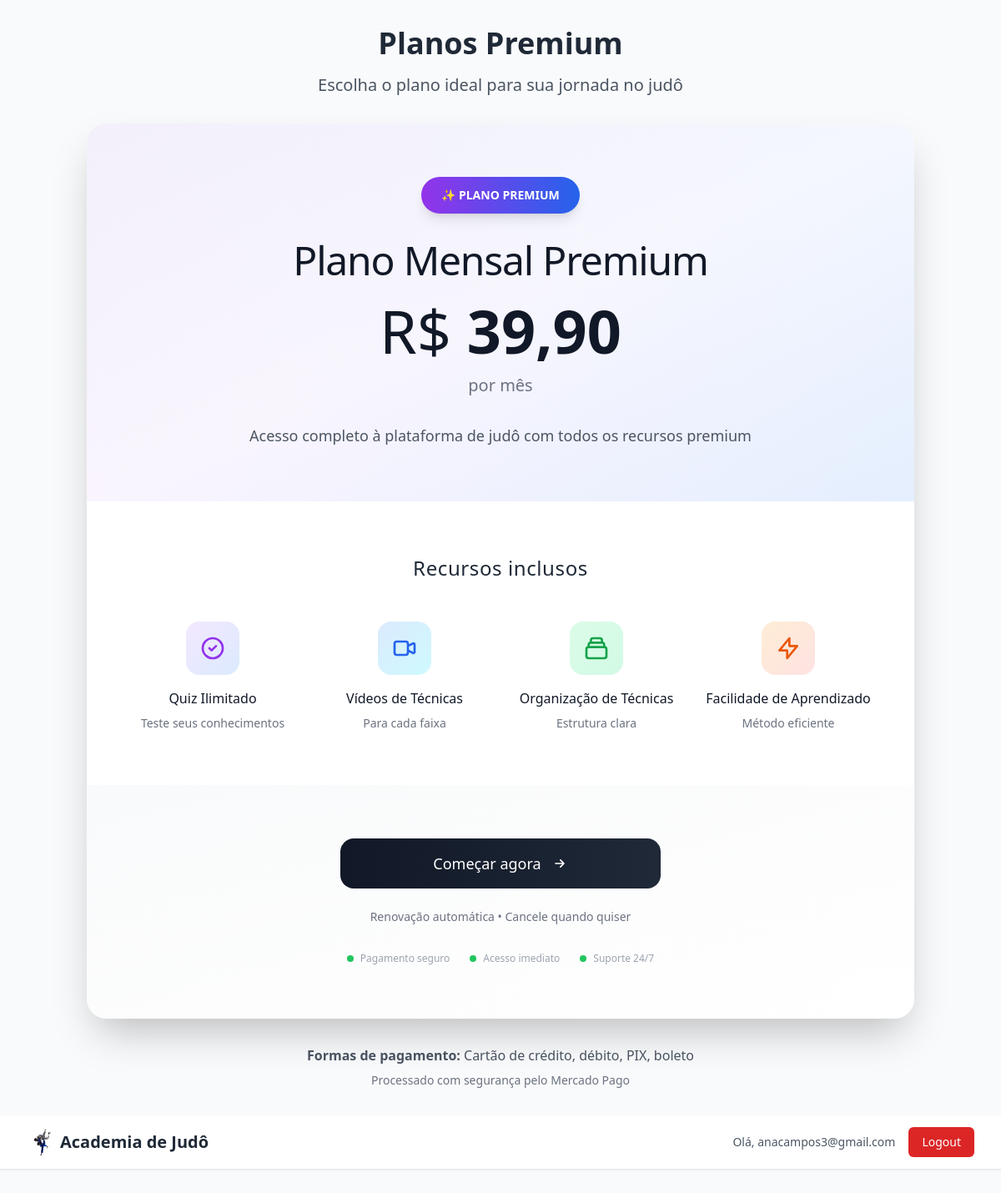
The app's page /payments/planos/ (signed in) with its own data.
### payments/models.py (models this page shows, shortened)
class PlanoPremium(models.Model):
    nome = models.CharField(max_length=100, verbose_name="Nome do plano")
    descricao = models.TextField(verbose_name="Descrição")
    preco = models.DecimalField(max_digits=10, decimal_places=2, verbose_name="Preço")
    duracao_dias = models.PositiveIntegerField(verbose_name="Duração em dias")
    ativo = models.BooleanField(default=True, verbose_name="Plano ativo")
    acesso_ilimitado_quiz = models.BooleanField(default=True, verbose_name="Acesso ilimitado ao quiz")
    relatorios_detalhados = models.BooleanField(default=True, verbose_name="Relatórios detalhados")
    suporte_prioritario = models.BooleanField(default=False, verbose_name="Suporte prioritário")
    imagem_1 = models.ImageField(upload_to='planos/imagens/', null=True, blank=True, verbose_name="Imagem 1 - Quiz e Aprendizado")
    imagem_2 = models.ImageField(upload_to='planos/imagens/', null=True, blank=True, verbose_name="Imagem 2 - Vídeos de Técnicas")
    imagem_3 = models.ImageField(upload_to='planos/imagens/', null=True, blank=True, verbose_name="Imagem 3 - Organização e Estrutura")
    data_criacao = models.DateTimeField(auto_now_add=True)
    class Meta:
        verbose_name = "Plano Premium"
        verbose_name_plural = "Planos Premium"

### payments/views.py (the view, shortened to what this page needs)
# urls.py: path('planos/', views.listar_planos, name='planos'),
@login_required
def listar_planos(request):
    plano_mensal = PlanoPremium.objects.filter(ativo=True, preco=39.90).first()
    assinatura_ativa = Assinatura.objects.filter(
        usuario=request.user,
        status='ativa',
        data_vencimento__gt=timezone.now()
    ).first()
    return render(request, 'payments/planos.html', {
        'plano': plano_mensal,  # Enviar apenas um plano
        'assinatura_ativa': assinatura_ativa
    })

### payments/security.py (called while the page is built)
    def __call__(self, request):
        response = self.get_response(request)
        response['X-Content-Type-Options'] = 'nosniff'
        response['X-Frame-Options'] = 'DENY'
        response['X-XSS-Protection'] = '1; mode=block'
        response['Strict-Transport-Security'] = 'max-age=31536000; includeSubDomains'
        response['Referrer-Policy'] = 'strict-origin-when-cross-origin'
        return response

### payments/templates/payments/planos.html (shortened to what this page needs)
{% load static %}
<!DOCTYPE html>
<html lang="pt-br">
<head>
    <script src="https://cdn.tailwindcss.com"></script>
</head>
<body class="bg-gray-50 font-sans">
<div class="container mx-auto px-4 py-8">
    <div class="text-center mb-8">
        {% if assinatura_ativa %}
            <div class="bg-green-100 border border-green-400 text-green-700 px-4 py-3 rounded mb-6">
                <h2 class="text-2xl font-bold mb-2">🎉 Você já tem acesso premium!</h2>
                <p class="text-lg">Sua assinatura está ativa até: <strong>{{ assinatura_ativa.data_vencimento|date:"d/m/Y" }}</strong></p>
                <div class="space-x-4">
                    <a href="{% url 'index' %}" class="inline-block bg-green-600 hover:bg-green-700 text-white font-bold py-2 px-6 rounded-lg transition duration-200">
                        Acessar Conteúdo Premium
                    </a>
                    <a href="{% url 'payments:assinaturas' %}" class="inline-block bg-blue-600 hover:bg-blue-700 text-white font-bold py-2 px-6 rounded-lg transition duration-200">
                        Gerenciar Assinatura
                    </a>
                </div>
            </div>
        {% else %}
            <h1 class="text-4xl font-bold text-gray-800 mb-4">Planos Premium</h1>
            <p class="text-xl text-gray-600">Escolha o plano ideal para sua jornada no judô</p>
        {% endif %}
    </div>
    {% if not assinatura_ativa %}
    <div class="flex justify-center">
        {% if plano %}
        <div class="bg-white rounded-3xl shadow-2xl border-0 p-0 max-w-5xl w-full relative plano-container overflow-hidden">
            <div class="bg-gradient-to-br from-slate-50 via-white to-blue-50 px-12 py-16 text-center relative">
                <div class="absolute inset-0 bg-gradient-to-r from-purple-600/5 to-blue-600/5"></div>
                <div class="relative z-10">
                    <div class="inline-flex items-center px-6 py-3 rounded-full bg-gradient-to-r from-purple-600 to-blue-600 text-white text-sm font-semibold mb-8 shadow-lg">
                        ✨ PLANO PREMIUM
                    </div>
                    <h3 class="text-5xl font-light text-gray-900 mb-6 tracking-tight">{{ plano.nome }}</h3>
                    <div class="text-7xl font-thin text-gray-900 mb-4">
                        R$ <span class="font-bold">{{ plano.preco|floatformat:2 }}</span>
                    </div>
                    <p class="text-xl text-gray-500 mb-8 font-light">por mês</p>
                    <p class="text-lg text-gray-600 max-w-2xl mx-auto leading-relaxed font-light">{{ plano.descricao }}</p>
                </div>
            </div>
            <div class="px-12 py-16 bg-white">
                <div class="max-w-4xl mx-auto">
                    <h4 class="text-2xl font-light text-gray-800 mb-12 text-center tracking-wide">Recursos inclusos</h4>
                    <div class="grid grid-cols-1 md:grid-cols-2 lg:grid-cols-4 gap-6">
                        <div class="text-center group">
                            <div class="w-16 h-16 mx-auto mb-4 bg-gradient-to-br from-purple-100 to-blue-100 rounded-2xl flex items-center justify-center group-hover:scale-110 transition-transform duration-300">
                                <svg class="w-8 h-8 text-purple-600" fill="none" stroke="currentColor" viewBox="0 0 24 24">
                                    <path stroke-linecap="round" stroke-linejoin="round" stroke-width="2" d="M9 12l2 2 4-4m6 2a9 9 0 11-18 0 9 9 0 0118 0z"></path>
                                </svg>
                            </div>
                            <h5 class="font-medium text-gray-900 mb-2">Quiz Ilimitado</h5>
                            <p class="text-sm text-gray-500">Teste seus conhecimentos</p>
                        </div>
                        <div class="text-center group">
                            <div class="w-16 h-16 mx-auto mb-4 bg-gradient-to-br from-blue-100 to-cyan-100 rounded-2xl flex items-center justify-center group-hover:scale-110 transition-transform duration-300">
                                <svg class="w-8 h-8 text-blue-600" fill="none" stroke="currentColor" viewBox="0 0 24 24">
                                    <path stroke-linecap="round" stroke-linejoin="round" stroke-width="2" d="M15 10l4.553-2.276A1 1 0 0121 8.618v6.764a1 1 0 01-1.447.894L15 14M5 18h8a2 2 0 002-2V8a2 2 0 00-2-2H5a2 2 0 00-2 2v8a2 2 0 002 2z"></path>
                                </svg>
                            </div>
                            <h5 class="font-medium text-gray-900 mb-2">Vídeos de Técnicas</h5>
                            <p class="text-sm text-gray-500">Para cada faixa</p>
                        </div>
                        <div class="text-center group">
                            <div class="w-16 h-16 mx-auto mb-4 bg-gradient-to-br from-green-100 to-emerald-100 rounded-2xl flex items-center justify-center group-hover:scale-110 transition-transform duration-300">
                            </div>
                            <h5 class="font-medium text-gray-900 mb-2">Organização de Técnicas</h5>
                            <p class="text-sm text-gray-500">Estrutura clara</p>
                        </div>
                        <div class="text-center group">
                            <div class="w-16 h-16 mx-auto mb-4 bg-gradient-to-br from-orange-100 to-red-100 rounded-2xl flex items-center justify-center group-hover:scale-110 transition-transform duration-300">
                                <svg class="w-8 h-8 text-orange-600" fill="none" stroke="currentColor" viewBox="0 0 24 24">
                                    <path stroke-linecap="round" stroke-linejoin="round" stroke-width="2" d="M13 10V3L4 14h7v7l9-11h-7z"></path>
                                </svg>
                            </div>
                            <h5 class="font-medium text-gray-900 mb-2">Facilidade de Aprendizado</h5>
                            <p class="text-sm text-gray-500">Método eficiente</p>
                        </div>
                    </div>
                </div>
            </div>
            <div class="px-12 py-16 bg-gradient-to-br from-gray-50 to-white">
                <div class="text-center max-w-2xl mx-auto">
                    <a href="{% url 'payments:escolher_plano' plano.id %}"
                       class="group inline-flex items-center justify-center w-full max-w-sm bg-gradient-to-r from-gray-900 to-gray-800 hover:from-gray-800 hover:to-gray-700 text-white font-medium py-4 px-8 rounded-2xl transition-all duration-300 transform hover:scale-105 hover:shadow-2xl text-lg"
                       onclick="console.log('Clicando no plano {{ plano.id }}'); return true;">
                        <span class="mr-3">Começar agora</span>
                        <svg class="w-5 h-5 group-hover:translate-x-1 transition-transform duration-300" fill="none" stroke="currentColor" viewBox="0 0 24 24">
                            <path stroke-linecap="round" stroke-linejoin="round" stroke-width="2" d="M13 7l5 5m0 0l-5 5m5-5H6"></path>
                        </svg>
                    </a>
                    <p class="text-sm text-gray-500 mt-6 font-light">Renovação automática • Cancele quando quiser</p>
                    <div class="mt-8 flex justify-center items-center space-x-6 text-xs text-gray-400">
                        <div class="flex items-center">
                            <div class="w-2 h-2 bg-green-500 rounded-full mr-2"></div>
                            Pagamento seguro
                        </div>
                        <div class="flex items-center">
                            <div class="w-2 h-2 bg-green-500 rounded-full mr-2"></div>
                            Acesso imediato
                        </div>
                        <div class="flex items-center">
                            <div class="w-2 h-2 bg-green-500 rounded-full mr-2"></div>
                            Suporte 24/7
                        </div>
                    </div>
                </div>
            </div>
        </div>
        {% endif %}
    </div>
    <div class="text-center mt-8">
        <p class="text-gray-600">
            <strong>Formas de pagamento:</strong> Cartão de crédito, débito, PIX, boleto
        </p>
        <p class="text-sm text-gray-500 mt-2">
            Processado com segurança pelo Mercado Pago
        </p>
    </div>
    {% endif %}
</div>
<header class="bg-white shadow-sm border-b border-gray-200 mb-8">
    <div class="max-w-7xl mx-auto px-4 sm:px-6 lg:px-8">
        <div class="flex justify-between items-center h-16">
            <div class="flex items-center">
                <a href="{% url 'index' %}" class="flex items-center space-x-2">
                    <img src="{% static 'judo.png' %}" alt="Judo" class="h-8 w-8">
                    <span class="text-xl font-bold text-gray-800">Academia de Judô</span>
                </a>
            </div>
            <div class="flex items-center space-x-4">
                {% if user.is_authenticated %}
                    <span class="text-sm text-gray-600">Olá, {{ user.first_name|default:user.username }}</span>
                    <form method="post" action="{% url 'logout' %}" class="inline">
                        <button type="submit" class="bg-red-600 hover:bg-red-700 text-white px-4 py-2 rounded-md text-sm font-medium">
                            Logout
                        </button>
                    </form>
                {% else %}
                    <a href="{% url 'login' %}" class="bg-blue-600 hover:bg-blue-700 text-white px-4 py-2 rounded-md text-sm font-medium">
                        Login
                    </a>
                {% endif %}
            </div>
        </div>
    </div>
</header>
</body>
</html>

### records on screen
PlanoPremium: nome "Plano Mensal Premium", preco "39,90", descricao "Acesso completo à plataforma de judô com todos os recursos premium"

### other values on screen
{{ user.first_name|default:user.username }} "anacampos3@gmail.com"
